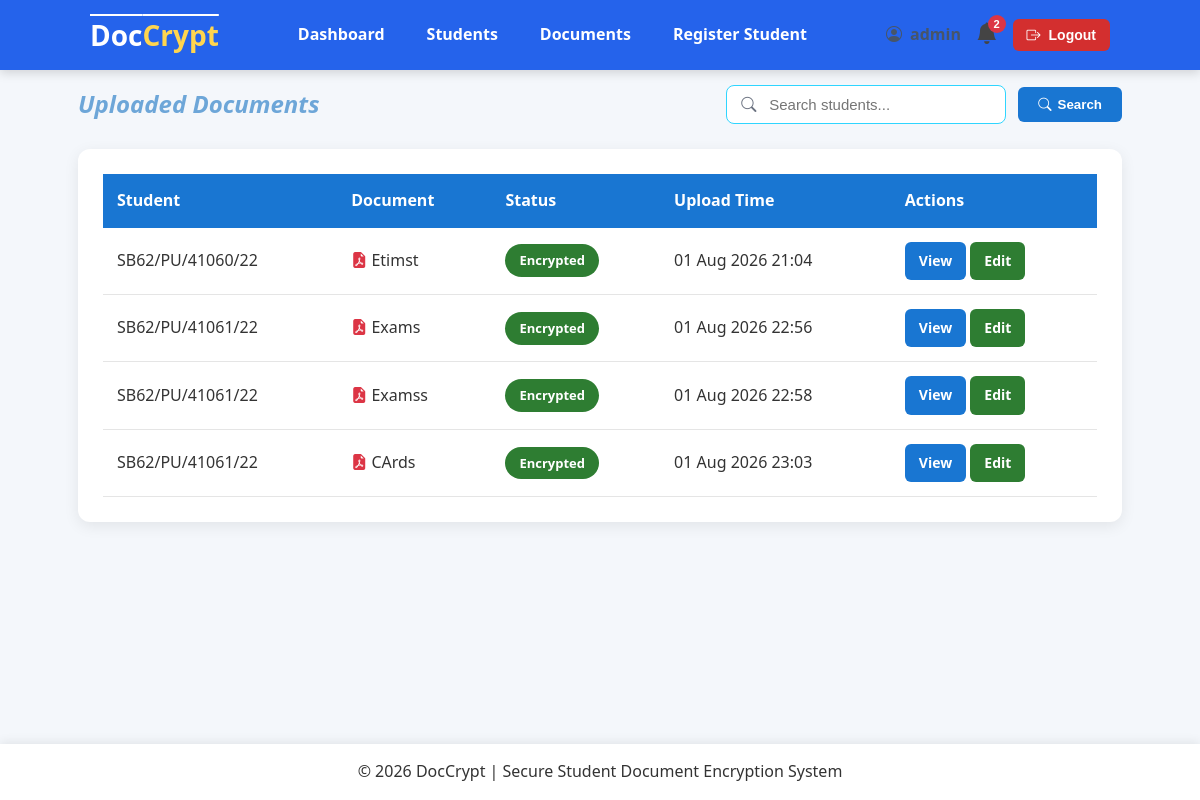
The app's page /documents/documents/ (signed in), older data.
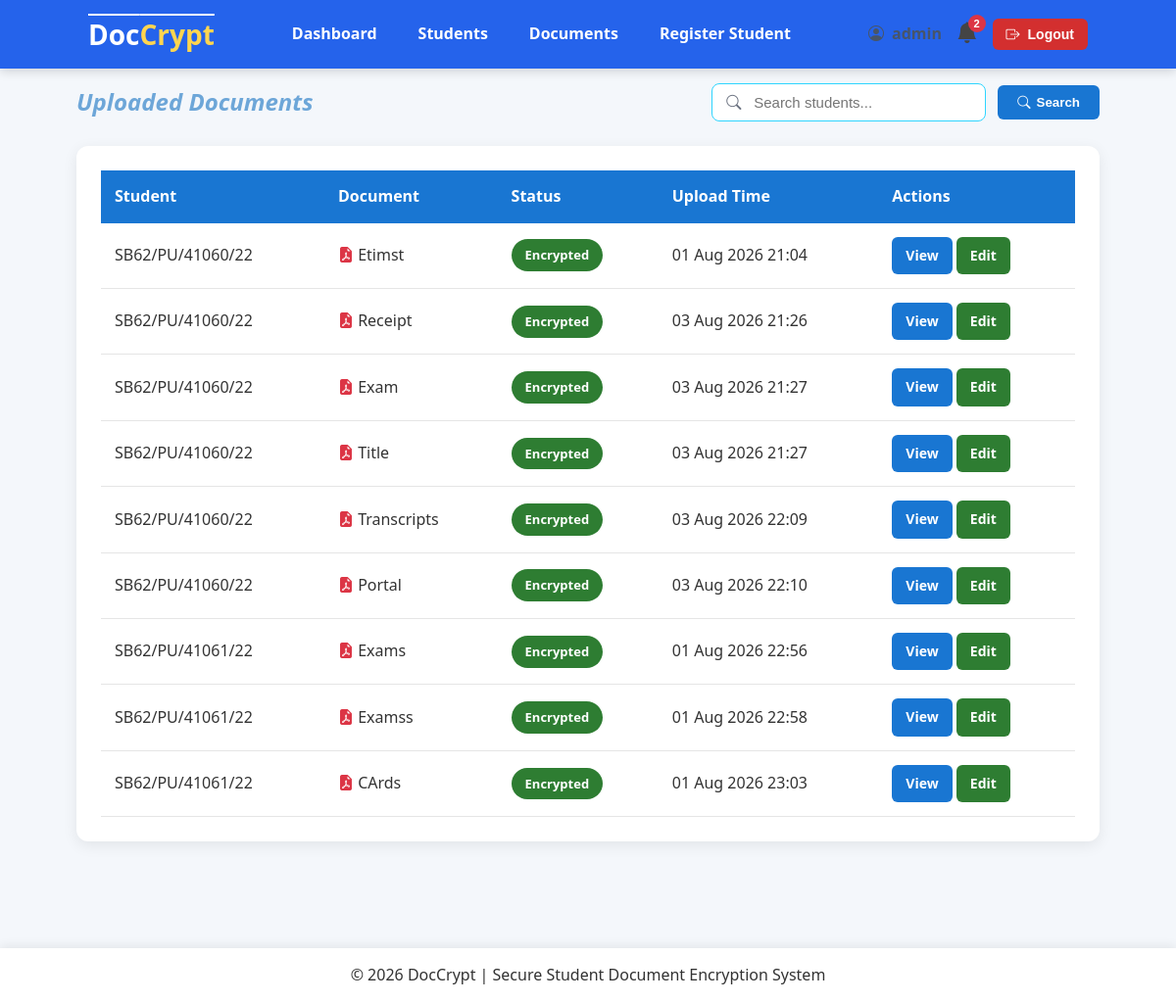
The same page, newer data.
### documents/models.py (models this page shows, shortened)
class Document(models.Model):
    class Status(models.TextChoices):
        PENDING = "PENDING", "Pending"
        ENCRYPTED = "ENCRYPTED", "Encrypted"
    student = models.ForeignKey(Student, on_delete=models.CASCADE, related_name="documents")
    uploaded_by = models.ForeignKey(CustomUser, on_delete=models.SET_NULL, null=True, related_name="uploaded_documents")
    title = models.CharField( max_length=255)
    original_filename = models.CharField(max_length=255, blank=True)
    original_file = models.FileField(max_length=255, blank=True, upload_to="documents/original/")
    encrypted_file = models.FileField(upload_to="documents/encrypted/", null=True, blank=True)
    encrypted_key = models.BinaryField(null=True, blank=True)
    status = models.CharField(max_length=30, choices=Status.choices, default=Status.PENDING, db_index=True)
    uploaded_at = models.DateTimeField(auto_now_add=True)
    encrypted_at = models.DateTimeField(null=True, blank=True)
    class Meta:
        ordering = ["-uploaded_at"]
        verbose_name = "Document"
        verbose_name_plural = "Documents"

### student/models.py (models this page shows, shortened)
class Student(models.Model):
    class Status(models.TextChoices):
        ACTIVE = "ACTIVE", "Active"
        DEFERRED = "DEFERRED", "Deferred"
        GRADUATED = "GRADUATED", "Graduated"
        DEACTIVATED = "DEACTIVATED", "Deactivated"
    class Year(models.IntegerChoices):
        YEAR_1 = 1 ,"Year 1"
        YEAR_2 = 2, "Year 2"
        YEAR_3 = 3, "Year 3"
        YEAR_4 = 4, "Year 4"
    user = models.OneToOneField(CustomUser,on_delete=models.CASCADE,related_name="student")
    admission_number = models.CharField(max_length=25,unique=True)
    first_name = models.CharField(max_length=50)
    last_name = models.CharField(max_length=50)
    phone_number = models.CharField(max_length=15,blank=True)
    programme = models.CharField(max_length=50)
    department = models.CharField(max_length=50)
    year_of_study = models.IntegerField(choices=Year.choices, default=Year.YEAR_1)
    status = models.CharField(max_length=25,choices=Status.choices, default=Status.ACTIVE)
    created_at = models.DateTimeField(auto_now_add=True)
    class Meta:
        ordering = ["admission_number"]
        verbose_name = "Student"
        verbose_name_plural = "Students"

### documents/views.py (the view, shortened to what this page needs)
# urls.py: path("documents/", views.document_list, name="document_list"),
@login_required
def document_list(request):
    if not request.user.is_admin:
        return render(request, "errors/403.html", status=403)
    documents = Document.objects.select_related("student").all().order_by("student__admission_number")
    query = request.GET.get("q", "")
    paginator = Paginator(documents, 10)
    page_number = request.GET.get("page")
    documents = paginator.get_page(page_number)
    context = {"documents": documents, "query": query}
    return render(request, "documents/documents_list.html", context)

### notifications/context_processors.py (called while the page is built)
def notifications(request):
    if request.user.is_authenticated:
        notifications = Notification.objects.filter(
            recipient=request.user,
            is_read=False,
        ).order_by("-created_at")[:5]
        return {
            'notifications': notifications,
            "notification_count": notifications.count(),
        }
    return {
        "notifications": [],
        "notification_count":0,
    }

### users/models.py (called while the page is built)
    @property
    def is_admin(self):
        return self.role == self.Role.ADMIN or self.is_superuser

### documents/templates/documents/documents_list.html (shortened to what this page needs)
{% extends "users/base.html" %}
{% block content %}
<div class="page-header">
    <div class="page-title">
        <h2>Uploaded Documents</h2>
    </div>
    <div class="page-search">
        <form method="get" class="search-form">
            <div class="search-wrapper">
                <i class="bi bi-search search-icon"></i>
                <input
                    type="text"
                    name="q"
                    value="{{ query }}"
                    placeholder="Search students..."
                    class="search-input">
            </div>
            <button
                type="submit"
                class="btn btn-primary">
                <i class="bi bi-search"></i>
                Search
            </button>
        </form>
    </div>
</div>
<div class="card">
    <table>
        <thead>
            <tr>
                <th>Student</th>
                <th>Document</th>
                <th>Status</th>
                <th>Upload Time</th>
                <th>Actions</th>
            </tr>
        </thead>
        <tbody>
        {% for document in documents %}
            <tr>
                <td>
                    {{ document.student.admission_number }}
                </td>
                <td>
                    <i class="bi bi-file-earmark-pdf-fill text-danger"></i>
                    {{ document.title }}
                </td>
                <td>
                    {% if document.status == "ENCRYPTED" %}
                        <span class="badge badge-success">
                            {{ document.get_status_display }}
                        </span>
                    {% else %}
                        <span class="badge badge-warning">
                            {{ document.get_status_display }}
                        </span>
                    {% endif %}
                </td>
                <td>
                    {{ document.uploaded_at|date:"d M Y H:i" }}
                </td>
                <td>
                    <a href="{% url 'document_detail' document.id %}" class="btn btn-primary btn-small">View</a>
                    <a href="{% url 'edit_document' document.id %}" class="btn btn-success btn-small">Edit</a>
                </td>
            </tr>
        {% empty %}
            <tr>
                <td colspan="5">No uploaded documents.</td>
            </tr>
        {% endfor %}
        </tbody>
    </table>
</div>
{% endblock %}

### users/templates/users/base.html (shortened to what this page needs)
{% load static %}
<!DOCTYPE html>
<html lang="en">
<head>
    <link rel="stylesheet" href="https://cdn.jsdelivr.net/npm/bootstrap-icons@1.11.3/font/bootstrap-icons.min.css">
    <link rel="stylesheet" href="{% static 'css/style.css' %}">
</head>
<body>
    <header>
        <div class="navbar">
            <div class="logo">
                <a href="{% url 'dashboard' %}">
                    Doc<span>Crypt</span>
                </a>
            </div>
            {% if request.user.is_authenticated %}
                <nav>
                    {% if request.user.is_admin %}
                        <a href="{% url 'dashboard' %}">Dashboard</a>
                        <a href="{% url 'student_list' %}">Students</a>
                        <a href="{% url 'document_list' %}">Documents</a>
                        <a href="{% url 'register_student' %}">Register Student</a>
                    {% elif request.user.is_student %}
                        <a href="{% url 'dashboard' %}">Dashboard</a>
                    {% endif %}
                </nav>
                <div class="user-menu">
                    <span class="username">
                        <i class="bi bi-person-circle"></i>
                    </span>
                    <div class="notification-dropdown">
                        <button
                            class="notification-btn"
                            onclick="toggleNotifications()">
                            <i class="bi bi-bell-fill"></i>
                            {% if notification_count %}
                                <span class="notification-count">
                                    {{ notification_count }}
                                </span>
                            {% endif %}
                        </button>
                    </div>
                    <form method="post" action="{% url 'logout' %}" class="logout-form">
                        <button type="submit" class="btn btn-danger btn-small">
                            <i class="bi bi-box-arrow-right"></i>
                            Logout
                        </button>
                    </form>
                </div>
            {% else %}
                <div class="user-menu">
                    <a href="{% url 'login' %}" class="btn btn-primary btn-small">Login</a>
                </div>
            {% endif %}
        </div>
    </header>
    <main class="container">
        {% block content %}
        {% endblock %}
    </main>
    <footer>
        <p>
            &copy; {% now "Y" %} DocCrypt |
            Secure Student Document Encryption System
        </p>
    </footer>
</body>
</html>

### static/css/style.css (style rules this page uses)
* { margin:0; padding:0; box-sizing:border-box; }
html { scroll-behavior: smooth; }
body { font-family:"Segoe UI",Tahoma,Geneva,Verdana,sans-serif; background:#f4f7fb; color:#333; line-height:1.6; padding-bottom: 70px; }
main { animation: fadeIn .35s ease; }
.container { width:92%; max-width:1300px; margin:40px auto; padding: 30px; }
h2 { text-align: center; font-style: oblique; color: rgb(109, 166, 216); }
header { top: 0; left: 0; width: 100%; background:#2563eb; color:white; position:fixed; z-index: 1000; box-shadow:0 3px 10px rgba(0,0,0,.15); }
.navbar { width:90%; max-width:1300px; margin:auto; display:flex; justify-content:space-between; align-items:center; height:70px; padding: 15px 30px; }
.logo a { color:white; font-size:28px; font-weight:700; text-decoration: overline; }
.logo span { color:#ffd54f; }
nav { display:flex; gap:18px; }
nav a { color:white; font-weight:600; text-decoration: none; transition: .25s; padding: 8px 12px; border-radius: 8px; }
.user-menu { display:flex; align-items:center; gap:15px; }
.username { display:flex; align-items:center; gap:8px; color:#475569; font-weight:600; }
.page-header { display:grid; grid-template-columns: 1fr auto; align-items:center; margin-bottom:25px; margin-top: 15px; }
.page-title { justify-self: start; }
.page-search { justify-self: center; }
.card { background:white; border-radius:12px; padding:25px; margin-bottom:25px; box-shadow:0 4px 15px rgba(0,0,0,.08); }
.btn { display:inline-flex; align-items:center; justify-content:center; gap:8px; padding:10px 20px; border:none; border-radius:6px; cursor:pointer; text-decoration:none; font-weight:600; transition:.3s; }
.btn-primary { background:#1976d2; color:white; width: fit-content; }
.btn-success { background:#2e7d32; color:white; }
.btn-danger { background:#d32f2f; color:white; }
.btn-small { padding:8px 14px; font-size:14px; }
table { width:100%; border-collapse:collapse; }
th { background:#1976d2; color:white; padding:14px; text-align:left; }
td { padding:14px; border-bottom:1px solid #e5e5e5; text-align: left; }
table tbody tr { transition: .2s; }
.badge { display:inline-block; padding:6px 14px; border-radius:30px; color:white; font-size:13px; font-weight:600; }
.badge-success { background:#2e7d32; }
footer { position:fixed; bottom:0; left:0; width:100%; background:#fff; box-shadow:0 -2px 10px rgba(0,0,0,.08); padding:15px; text-align:center; z-index:1000; }
form { width:100%; }
input, select, textarea { width:100%; padding:12px; border:1px solid #2fd5ff; border-radius:8px; font-size:15px; box-sizing:border-box; transition:.3s; }
.search-form { display:flex; align-items:center; gap:12px; }
.search-wrapper { position:relative; }
.search-icon { position:absolute; left:15px; top:50%; transform:translateY(-50%); color:#6b7280; font-size:0.95rem; }
.search-input { padding:10px 15px 10px 42px; width:280px; }
.search-form .btn { display:flex; align-items:center; gap:6px; }
.notification-dropdown { position:relative; }
.notification-btn { background:none; border:none; cursor:pointer; font-size:1.35rem; color:#444; position:relative; transition:.2s; }
.notification-count { position:absolute; top:-6px; right:-8px; background:#dc3545; color:#fff; border-radius:50%; min-width:18px; height:18px; display:flex; align-items:center; justify-content:center; font-size:.7rem; font-weight:600; }
.text-danger { color:#dc3545; }

Row changes from the older to the newer data that the page shows:
added Document: student.admission_number "SB62/PU/41060/22", title "Receipt", status "Encrypted", uploaded_at "03 Aug 2026 21:26"
added Document: student.admission_number "SB62/PU/41060/22", title "Exam", status "Encrypted", uploaded_at "03 Aug 2026 21:27"
added Document: student.admission_number "SB62/PU/41060/22", title "Title", status "Encrypted", uploaded_at "03 Aug 2026 21:27"
added Document: student.admission_number "SB62/PU/41060/22", title "Transcripts", status "Encrypted", uploaded_at "03 Aug 2026 22:09"
added Document: student.admission_number "SB62/PU/41060/22", title "Portal", status "Encrypted", uploaded_at "03 Aug 2026 22:10"
